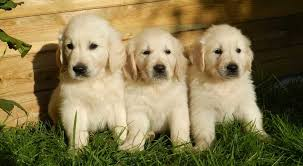
#> input picture Week 2/buoi2-week2/image/3.jpg, 303 x 166 px, found by its file name; its folder holds 5 pictures in this run
$ jupyter execute --allow-errors 'OpenCv homework.ipynb'
#> lines starting #> are read from the running program, lines starting #| are printed output that depends on the picture
[cell 1]
import numpy as np
import cv2
import os
import copy

### BÀI TẬP: Hãy tạo 2 danh sách (python list) chứa đường dẫn tuyệt đối và đường dẫn tương đối đến các tệp nằm trong thư mục 'image'

[cell 2]
os.listdir('image')

[cell 3]
[os.path.join('image',i) for i in os.listdir('image')]

[cell 4]
[os.path.join(os.path.abspath('image'),i) for i in os.listdir('image')]

### Bài tập 2: Làm quen với thư viện Numpy và OpenCV

- Bài tập 2.1: Hiển thị các kênh màu của ảnh

[cell 5]
import matplotlib.pyplot as plt

[cell 6]
img=cv2.imread('/home/phantrung/Documents/image/3.jpg')
#> img is the input picture: shape (166, 303, 3); mean B, G, R 79.5, 120.6, 133.8

[cell 7]
r=img.copy()
r[:,:,1:3]=0
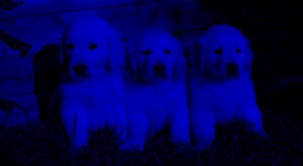
#> r: shape (166, 303, 3); mean B, G, R 79.5, 0, 0

[cell 8]
plt.imshow(r)

[cell 9]
g_channel = img.copy()
g_channel[:, :, [0, 2]] = 0
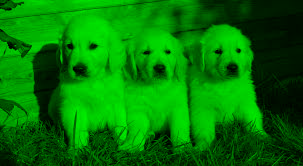
#> g_channel: shape (166, 303, 3); mean B, G, R 0, 120.6, 0

#> (a cell that did not finish here is left out)

[cell 11]
b_channel = img.copy()
b_channel[:, :, [0,1]] = 0
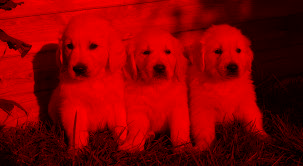
#> b_channel: shape (166, 303, 3); mean B, G, R 0, 0, 133.8

[cell 12]
plt.imshow(b_channel)

- Bài tập 2.2: Xây dựng vector histogram của ảnh xám

[cell 13]
img= cv2.cvtColor(img, cv2.COLOR_BGR2GRAY)
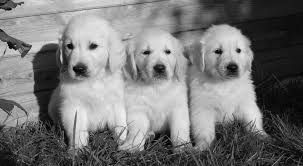
#> img: shape (166, 303); min 1, max 245, mean 119.9
plt.imshow(img)

[cell 14]
histo=np.zeros(256,)

[cell 15]
for i in img:
    for j in i:
        histo[j]+=1
#> after the loop, histo = 256 values, max 557 at index 25, min 0 at index 0, mean 196.5

[cell 16]
plt.plot(histo)
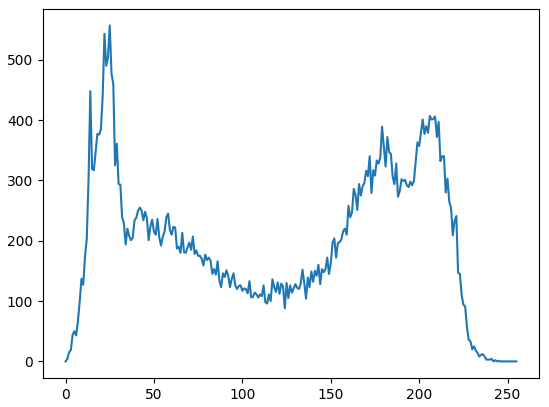
#> figure drawn by matplotlib, 1 panel; curve peaks at x = 25, y = 557
